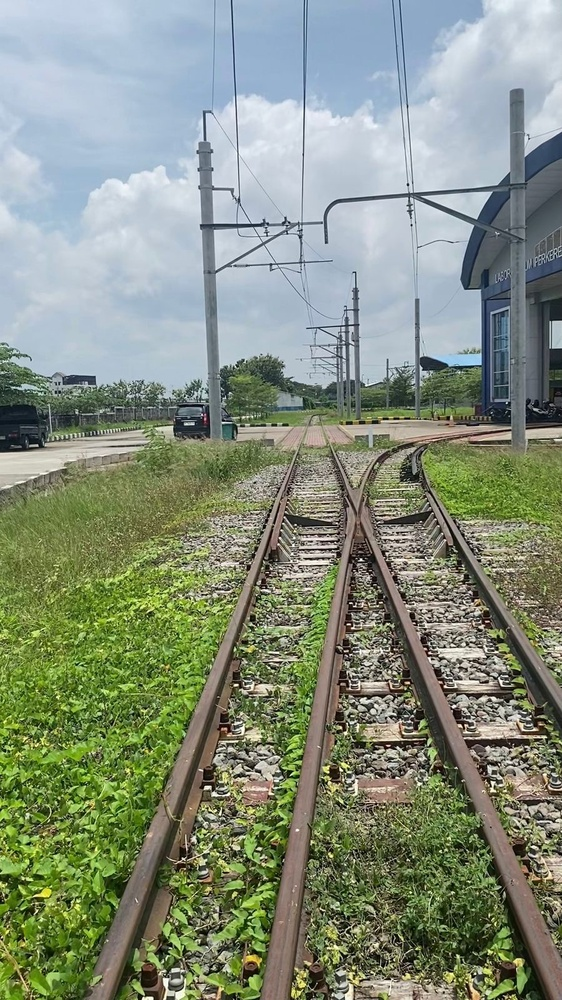
#> input picture foto rail pnm.jpeg, 562 x 1000 px, shrunk from 900 x 1600 before the run
$ python canny_edge.py
#> lines starting #> are read from the running program, lines starting #| are printed output that depends on the picture
import cv2
import numpy as np

def canny_edge_detection(image_path):
    """Mendeteksi tepi menggunakan metode Canny Edge Detection"""
#> called with image_path = 'foto rail pnm.jpeg'
    img = cv2.imread(image_path, cv2.IMREAD_GRAYSCALE)
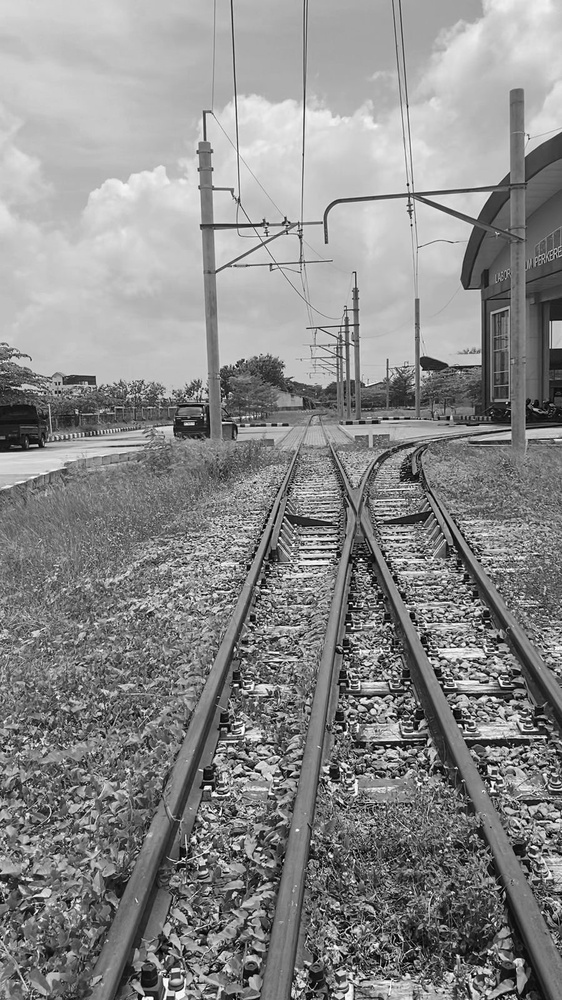
#> img: shape (1000, 562); min 0, max 255, mean 137.7
    img_blur = cv2.GaussianBlur(img, (5, 5), 0)
    edges = cv2.Canny(img_blur, 50, 150)
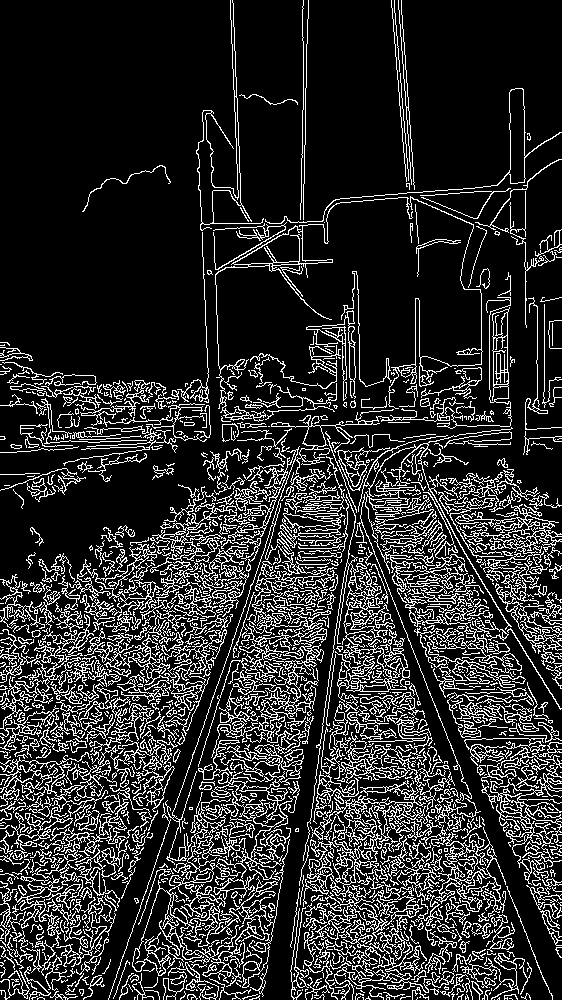
#> edges: shape (1000, 562); 17.3% white in thin lines or dots

    cv2.imshow("Canny Edge Detection", edges)
    cv2.waitKey(0)
    cv2.destroyAllWindows()

    cv2.imwrite("canny_result.jpg", edges)

    return "canny_result.jpg"
# Contoh penggunaan
canny_edge_detection("foto rail pnm.jpeg")
